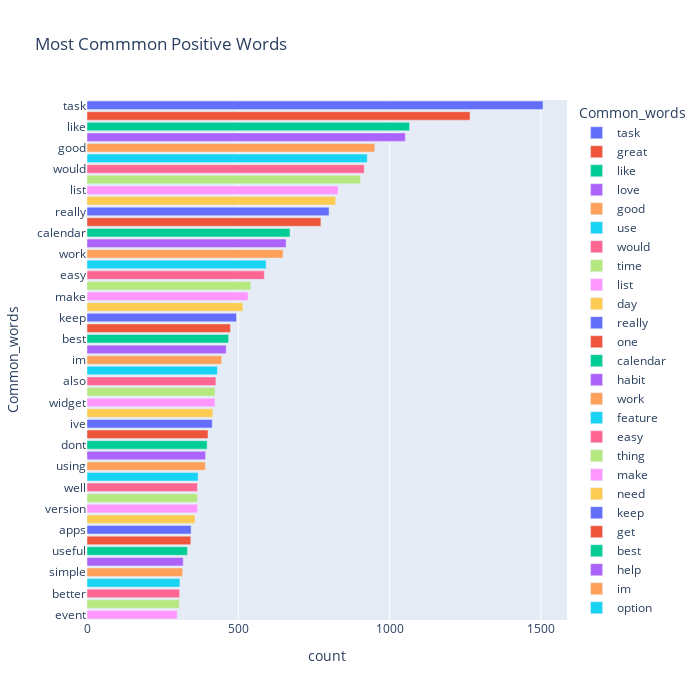

Write notebook code for a chart like this one.
### Code cell
fig = px.bar(temp_positive, x="count", y="Common_words", title='Most Commmon Positive Words', orientation='h', 
             width=700, height=700,color='Common_words')
fig.show()

### Figure 1 — Plotly figure (JSON) as saved in the notebook; plotly's stock layout.template omitted (floating-point values rounded to 4 significant figures)
{"data": [{"alignmentgroup": "True", "hovertemplate": "Common_words=%{y}<br>count=%{x}<extra></extra>", "legendgroup": "task", "marker": {"color": "#636efa"}, "name": "task", "offsetgroup": "task", "orientation": "h", "showlegend": true, "textposition": "auto", "type": "bar", "x": [1507], "xaxis": "x", "y": ["task"], "yaxis": "y"}, {"alignmentgroup": "True", "hovertemplate": "Common_words=%{y}<br>count=%{x}<extra></extra>", "legendgroup": "great", "marker": {"color": "#EF553B"}, "name": "great", "offsetgroup": "great", "orientation": "h", "showlegend": true, "textposition": "auto", "type": "bar", "x": [1266], "xaxis": "x", "y": ["great"], "yaxis": "y"}, {"alignmentgroup": "True", "hovertemplate": "Common_words=%{y}<br>count=%{x}<extra></extra>", "legendgroup": "like", "marker": {"color": "#00cc96"}, "name": "like", "offsetgroup": "like", "orientation": "h", "showlegend": true, "textposition": "auto", "type": "bar", "x": [1066], "xaxis": "x", "y": ["like"], "yaxis": "y"}, {"alignmentgroup": "True", "hovertemplate": "Common_words=%{y}<br>count=%{x}<extra></extra>", "legendgroup": "love", "marker": {"color": "#ab63fa"}, "name": "love", "offsetgroup": "love", "orientation": "h", "showlegend": true, "textposition": "auto", "type": "bar", "x": [1052], "xaxis": "x", "y": ["love"], "yaxis": "y"}, {"alignmentgroup": "True", "hovertemplate": "Common_words=%{y}<br>count=%{x}<extra></extra>", "legendgroup": "good", "marker": {"color": "#FFA15A"}, "name": "good", "offsetgroup": "good", "orientation": "h", "showlegend": true, "textposition": "auto", "type": "bar", "x": [951], "xaxis": "x", "y": ["good"], "yaxis": "y"}, {"alignmentgroup": "True", "hovertemplate": "Common_words=%{y}<br>count=%{x}<extra></extra>", "legendgroup": "use", "marker": {"color": "#19d3f3"}, "name": "use", "offsetgroup": "use", "orientation": "h", "showlegend": true, "textposition": "auto", "type": "bar", "x": [926], "xaxis": "x", "y": ["use"], "yaxis": "y"}, {"alignmentgroup": "True", "hovertemplate": "Common_words=%{y}<br>count=%{x}<extra></extra>", "legendgroup": "would", "marker": {"color": "#FF6692"}, "name": "would", "offsetgroup": "would", "orientation": "h", "showlegend": true, "textposition": "auto", "type": "bar", "x": [916], "xaxis": "x", "y": ["would"], "yaxis": "y"}, {"alignmentgroup": "True", "hovertemplate": "Common_words=%{y}<br>count=%{x}<extra></extra>", "legendgroup": "time", "marker": {"color": "#B6E880"}, "name": "time", "offsetgroup": "time", "orientation": "h", "showlegend": true, "textposition": "auto", "type": "bar", "x": [904], "xaxis": "x", "y": ["time"], "yaxis": "y"}, {"alignmentgroup": "True", "hovertemplate": "Common_words=%{y}<br>count=%{x}<extra></extra>", "legendgroup": "list", "marker": {"color": "#FF97FF"}, "name": "list", "offsetgroup": "list", "orientation": "h", "showlegend": true, "textposition": "auto", "type": "bar", "x": [830], "xaxis": "x", "y": ["list"], "yaxis": "y"}, {"alignmentgroup": "True", "hovertemplate": "Common_words=%{y}<br>count=%{x}<extra></extra>", "legendgroup": "day", "marker": {"color": "#FECB52"}, "name": "day", "offsetgroup": "day", "orientation": "h", "showlegend": true, "textposition": "auto", "type": "bar", "x": [822], "xaxis": "x", "y": ["day"], "yaxis": "y"}, {"alignmentgroup": "True", "hovertemplate": "Common_words=%{y}<br>count=%{x}<extra></extra>", "legendgroup": "really", "marker": {"color": "#636efa"}, "name": "really", "offsetgroup": "really", "orientation": "h", "showlegend": true, "textposition": "auto", "type": "bar", "x": [800], "xaxis": "x", "y": ["really"], "yaxis": "y"}, {"alignmentgroup": "True", "hovertemplate": "Common_words=%{y}<br>count=%{x}<extra></extra>", "legendgroup": "one", "marker": {"color": "#EF553B"}, "name": "one", "offsetgroup": "one", "orientation": "h", "showlegend": true, "textposition": "auto", "type": "bar", "x": [773], "xaxis": "x", "y": ["one"], "yaxis": "y"}, {"alignmentgroup": "True", "hovertemplate": "Common_words=%{y}<br>count=%{x}<extra></extra>", "legendgroup": "calendar", "marker": {"color": "#00cc96"}, "name": "calendar", "offsetgroup": "calendar", "orientation": "h", "showlegend": true, "textposition": "auto", "type": "bar", "x": [671], "xaxis": "x", "y": ["calendar"], "yaxis": "y"}, {"alignmentgroup": "True", "hovertemplate": "Common_words=%{y}<br>count=%{x}<extra></extra>", "legendgroup": "habit", "marker": {"color": "#ab63fa"}, "name": "habit", "offsetgroup": "habit", "orientation": "h", "showlegend": true, "textposition": "auto", "type": "bar", "x": [658], "xaxis": "x", "y": ["habit"], "yaxis": "y"}, {"alignmentgroup": "True", "hovertemplate": "Common_words=%{y}<br>count=%{x}<extra></extra>", "legendgroup": "work", "marker": {"color": "#FFA15A"}, "name": "work", "offsetgroup": "work", "orientation": "h", "showlegend": true, "textposition": "auto", "type": "bar", "x": [648], "xaxis": "x", "y": ["work"], "yaxis": "y"}, {"alignmentgroup": "True", "hovertemplate": "Common_words=%{y}<br>count=%{x}<extra></extra>", "legendgroup": "feature", "marker": {"color": "#19d3f3"}, "name": "feature", "offsetgroup": "feature", "orientation": "h", "showlegend": true, "textposition": "auto", "type": "bar", "x": [592], "xaxis": "x", "y": ["feature"], "yaxis": "y"}, {"alignmentgroup": "True", "hovertemplate": "Common_words=%{y}<br>count=%{x}<extra></extra>", "legendgroup": "easy", "marker": {"color": "#FF6692"}, "name": "easy", "offsetgroup": "easy", "orientation": "h", "showlegend": true, "textposition": "auto", "type": "bar", "x": [586], "xaxis": "x", "y": ["easy"], "yaxis": "y"}, {"alignmentgroup": "True", "hovertemplate": "Common_words=%{y}<br>count=%{x}<extra></extra>", "legendgroup": "thing", "marker": {"color": "#B6E880"}, "name": "thing", "offsetgroup": "thing", "orientation": "h", "showlegend": true, "textposition": "auto", "type": "bar", "x": [541], "xaxis": "x", "y": ["thing"], "yaxis": "y"}, {"alignmentgroup": "True", "hovertemplate": "Common_words=%{y}<br>count=%{x}<extra></extra>", "legendgroup": "make", "marker": {"color": "#FF97FF"}, "name": "make", "offsetgroup": "make", "orientation": "h", "showlegend": true, "textposition": "auto", "type": "bar", "x": [532], "xaxis": "x", "y": ["make"], "yaxis": "y"}, {"alignmentgroup": "True", "hovertemplate": "Common_words=%{y}<br>count=%{x}<extra></extra>", "legendgroup": "need", "marker": {"color": "#FECB52"}, "name": "need", "offsetgroup": "need", "orientation": "h", "showlegend": true, "textposition": "auto", "type": "bar", "x": [515], "xaxis": "x", "y": ["need"], "yaxis": "y"}, {"alignmentgroup": "True", "hovertemplate": "Common_words=%{y}<br>count=%{x}<extra></extra>", "legendgroup": "keep", "marker": {"color": "#636efa"}, "name": "keep", "offsetgroup": "keep", "orientation": "h", "showlegend": true, "textposition": "auto", "type": "bar", "x": [494], "xaxis": "x", "y": ["keep"], "yaxis": "y"}, {"alignmentgroup": "True", "hovertemplate": "Common_words=%{y}<br>count=%{x}<extra></extra>", "legendgroup": "get", "marker": {"color": "#EF553B"}, "name": "get", "offsetgroup": "get", "orientation": "h", "showlegend": true, "textposition": "auto", "type": "bar", "x": [474], "xaxis": "x", "y": ["get"], "yaxis": "y"}, {"alignmentgroup": "True", "hovertemplate": "Common_words=%{y}<br>count=%{x}<extra></extra>", "legendgroup": "best", "marker": {"color": "#00cc96"}, "name": "best", "offsetgroup": "best", "orientation": "h", "showlegend": true, "textposition": "auto", "type": "bar", "x": [468], "xaxis": "x", "y": ["best"], "yaxis": "y"}, {"alignmentgroup": "True", "hovertemplate": "Common_words=%{y}<br>count=%{x}<extra></extra>", "legendgroup": "help", "marker": {"color": "#ab63fa"}, "name": "help", "offsetgroup": "help", "orientation": "h", "showlegend": true, "textposition": "auto", "type": "bar", "x": [460], "xaxis": "x", "y": ["help"], "yaxis": "y"}, {"alignmentgroup": "True", "hovertemplate": "Common_words=%{y}<br>count=%{x}<extra></extra>", "legendgroup": "im", "marker": {"color": "#FFA15A"}, "name": "im", "offsetgroup": "im", "orientation": "h", "showlegend": true, "textposition": "auto", "type": "bar", "x": [445], "xaxis": "x", "y": ["im"], "yaxis": "y"}, {"alignmentgroup": "True", "hovertemplate": "Common_words=%{y}<br>count=%{x}<extra></extra>", "legendgroup": "option", "marker": {"color": "#19d3f3"}, "name": "option", "offsetgroup": "option", "orientation": "h", "showlegend": true, "textposition": "auto", "type": "bar", "x": [431], "xaxis": "x", "y": ["option"], "yaxis": "y"}, {"alignmentgroup": "True", "hovertemplate": "Common_words=%{y}<br>count=%{x}<extra></extra>", "legendgroup": "also", "marker": {"color": "#FF6692"}, "name": "also", "offsetgroup": "also", "orientation": "h", "showlegend": true, "textposition": "auto", "type": "bar", "x": [426], "xaxis": "x", "y": ["also"], "yaxis": "y"}, {"alignmentgroup": "True", "hovertemplate": "Common_words=%{y}<br>count=%{x}<extra></extra>", "legendgroup": "add", "marker": {"color": "#B6E880"}, "name": "add", "offsetgroup": "add", "orientation": "h", "showlegend": true, "textposition": "auto", "type": "bar", "x": [423], "xaxis": "x", "y": ["add"], "yaxis": "y"}, {"alignmentgroup": "True", "hovertemplate": "Common_words=%{y}<br>count=%{x}<extra></extra>", "legendgroup": "widget", "marker": {"color": "#FF97FF"}, "name": "widget", "offsetgroup": "widget", "orientation": "h", "showlegend": true, "textposition": "auto", "type": "bar", "x": [423], "xaxis": "x", "y": ["widget"], "yaxis": "y"}, {"alignmentgroup": "True", "hovertemplate": "Common_words=%{y}<br>count=%{x}<extra></extra>", "legendgroup": "could", "marker": {"color": "#FECB52"}, "name": "could", "offsetgroup": "could", "orientation": "h", "showlegend": true, "textposition": "auto", "type": "bar", "x": [416], "xaxis": "x", "y": ["could"], "yaxis": "y"}, {"alignmentgroup": "True", "hovertemplate": "Common_words=%{y}<br>count=%{x}<extra></extra>", "legendgroup": "ive", "marker": {"color": "#636efa"}, "name": "ive", "offsetgroup": "ive", "orientation": "h", "showlegend": true, "textposition": "auto", "type": "bar", "x": [414], "xaxis": "x", "y": ["ive"], "yaxis": "y"}, {"alignmentgroup": "True", "hovertemplate": "Common_words=%{y}<br>count=%{x}<extra></extra>", "legendgroup": "see", "marker": {"color": "#EF553B"}, "name": "see", "offsetgroup": "see", "orientation": "h", "showlegend": true, "textposition": "auto", "type": "bar", "x": [400], "xaxis": "x", "y": ["see"], "yaxis": "y"}, {"alignmentgroup": "True", "hovertemplate": "Common_words=%{y}<br>count=%{x}<extra></extra>", "legendgroup": "dont", "marker": {"color": "#00cc96"}, "name": "dont", "offsetgroup": "dont", "orientation": "h", "showlegend": true, "textposition": "auto", "type": "bar", "x": [397], "xaxis": "x", "y": ["dont"], "yaxis": "y"}, {"alignmentgroup": "True", "hovertemplate": "Common_words=%{y}<br>count=%{x}<extra></extra>", "legendgroup": "reminder", "marker": {"color": "#ab63fa"}, "name": "reminder", "offsetgroup": "reminder", "orientation": "h", "showlegend": true, "textposition": "auto", "type": "bar", "x": [392], "xaxis": "x", "y": ["reminder"], "yaxis": "y"}, {"alignmentgroup": "True", "hovertemplate": "Common_words=%{y}<br>count=%{x}<extra></extra>", "legendgroup": "using", "marker": {"color": "#FFA15A"}, "name": "using", "offsetgroup": "using", "orientation": "h", "showlegend": true, "textposition": "auto", "type": "bar", "x": [391], "xaxis": "x", "y": ["using"], "yaxis": "y"}, {"alignmentgroup": "True", "hovertemplate": "Common_words=%{y}<br>count=%{x}<extra></extra>", "legendgroup": "nice", "marker": {"color": "#19d3f3"}, "name": "nice", "offsetgroup": "nice", "orientation": "h", "showlegend": true, "textposition": "auto", "type": "bar", "x": [367], "xaxis": "x", "y": ["nice"], "yaxis": "y"}, {"alignmentgroup": "True", "hovertemplate": "Common_words=%{y}<br>count=%{x}<extra></extra>", "legendgroup": "well", "marker": {"color": "#FF6692"}, "name": "well", "offsetgroup": "well", "orientation": "h", "showlegend": true, "textposition": "auto", "type": "bar", "x": [365], "xaxis": "x", "y": ["well"], "yaxis": "y"}, {"alignmentgroup": "True", "hovertemplate": "Common_words=%{y}<br>count=%{x}<extra></extra>", "legendgroup": "way", "marker": {"color": "#B6E880"}, "name": "way", "offsetgroup": "way", "orientation": "h", "showlegend": true, "textposition": "auto", "type": "bar", "x": [365], "xaxis": "x", "y": ["way"], "yaxis": "y"}, {"alignmentgroup": "True", "hovertemplate": "Common_words=%{y}<br>count=%{x}<extra></extra>", "legendgroup": "version", "marker": {"color": "#FF97FF"}, "name": "version", "offsetgroup": "version", "orientation": "h", "showlegend": true, "textposition": "auto", "type": "bar", "x": [365], "xaxis": "x", "y": ["version"], "yaxis": "y"}, {"alignmentgroup": "True", "hovertemplate": "Common_words=%{y}<br>count=%{x}<extra></extra>", "legendgroup": "want", "marker": {"color": "#FECB52"}, "name": "want", "offsetgroup": "want", "orientation": "h", "showlegend": true, "textposition": "auto", "type": "bar", "x": [357], "xaxis": "x", "y": ["want"], "yaxis": "y"}, {"alignmentgroup": "True", "hovertemplate": "Common_words=%{y}<br>count=%{x}<extra></extra>", "legendgroup": "apps", "marker": {"color": "#636efa"}, "name": "apps", "offsetgroup": "apps", "orientation": "h", "showlegend": true, "textposition": "auto", "type": "bar", "x": [344], "xaxis": "x", "y": ["apps"], "yaxis": "y"}, {"alignmentgroup": "True", "hovertemplate": "Common_words=%{y}<br>count=%{x}<extra></extra>", "legendgroup": "track", "marker": {"color": "#EF553B"}, "name": "track", "offsetgroup": "track", "orientation": "h", "showlegend": true, "textposition": "auto", "type": "bar", "x": [343], "xaxis": "x", "y": ["track"], "yaxis": "y"}, {"alignmentgroup": "True", "hovertemplate": "Common_words=%{y}<br>count=%{x}<extra></extra>", "legendgroup": "useful", "marker": {"color": "#00cc96"}, "name": "useful", "offsetgroup": "useful", "orientation": "h", "showlegend": true, "textposition": "auto", "type": "bar", "x": [332], "xaxis": "x", "y": ["useful"], "yaxis": "y"}, {"alignmentgroup": "True", "hovertemplate": "Common_words=%{y}<br>count=%{x}<extra></extra>", "legendgroup": "much", "marker": {"color": "#ab63fa"}, "name": "much", "offsetgroup": "much", "orientation": "h", "showlegend": true, "textposition": "auto", "type": "bar", "x": [318], "xaxis": "x", "y": ["much"], "yaxis": "y"}, {"alignmentgroup": "True", "hovertemplate": "Common_words=%{y}<br>count=%{x}<extra></extra>", "legendgroup": "simple", "marker": {"color": "#FFA15A"}, "name": "simple", "offsetgroup": "simple", "orientation": "h", "showlegend": true, "textposition": "auto", "type": "bar", "x": [316], "xaxis": "x", "y": ["simple"], "yaxis": "y"}, {"alignmentgroup": "True", "hovertemplate": "Common_words=%{y}<br>count=%{x}<extra></extra>", "legendgroup": "set", "marker": {"color": "#19d3f3"}, "name": "set", "offsetgroup": "set", "orientation": "h", "showlegend": true, "textposition": "auto", "type": "bar", "x": [307], "xaxis": "x", "y": ["set"], "yaxis": "y"}, {"alignmentgroup": "True", "hovertemplate": "Common_words=%{y}<br>count=%{x}<extra></extra>", "legendgroup": "better", "marker": {"color": "#FF6692"}, "name": "better", "offsetgroup": "better", "orientation": "h", "showlegend": true, "textposition": "auto", "type": "bar", "x": [306], "xaxis": "x", "y": ["better"], "yaxis": "y"}, {"alignmentgroup": "True", "hovertemplate": "Common_words=%{y}<br>count=%{x}<extra></extra>", "legendgroup": "daily", "marker": {"color": "#B6E880"}, "name": "daily", "offsetgroup": "daily", "orientation": "h", "showlegend": true, "textposition": "auto", "type": "bar", "x": [305], "xaxis": "x", "y": ["daily"], "yaxis": "y"}, {"alignmentgroup": "True", "hovertemplate": "Common_words=%{y}<br>count=%{x}<extra></extra>", "legendgroup": "event", "marker": {"color": "#FF97FF"}, "name": "event", "offsetgroup": "event", "orientation": "h", "showlegend": true, "textposition": "auto", "type": "bar", "x": [298], "xaxis": "x", "y": ["event"], "yaxis": "y"}], "layout": {"barmode": "relative", "height": 700, "legend": {"title": {"text": "Common_words"}, "tracegroupgap": 0}, "title": {"text": "Most Commmon Positive Words"}, "width": 700, "xaxis": {"anchor": "y", "domain": [0, 1], "title": {"text": "count"}}, "yaxis": {"anchor": "x", "categoryarray": ["event", "daily", "better", "set", "simple", "much", "useful", "track", "apps", "want", "version", "way", "well", "nice", "using", "reminder", "dont", "see", "ive", "could", "widget", "add", "also", "option", "im", "help", "best", "get", "keep", "need", "make", "thing", "easy", "feature", "work", "habit", "calendar", "one", "really", "day", "list", "time", "would", "use", "good", "love", "like", "great", "task"], "categoryorder": "array", "domain": [0, 1], "title": {"text": "Common_words"}}}}
